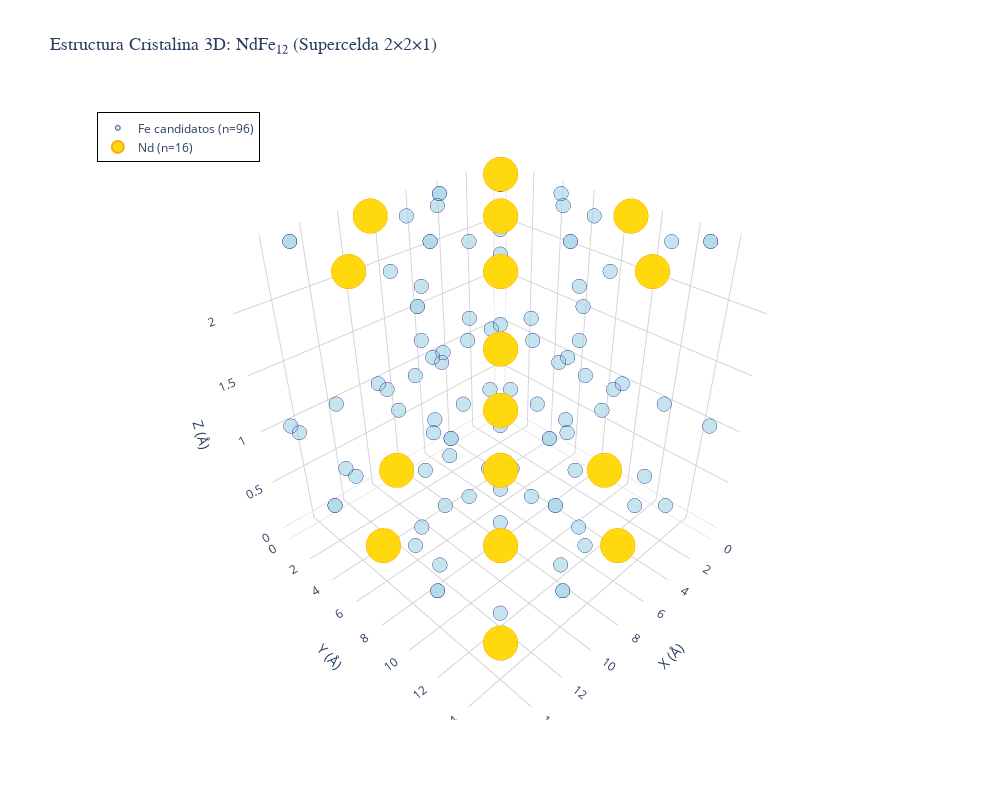

The code cell stored with this chart in its notebook:
### Markdown cell above
---
## Sección 2: Visualización de Estructura Cristalina Inicial

### Code cell
# Visualización 3D interactiva de la estructura cristalina completa
fig = go.Figure()

# Añadir átomos de Fe candidatos (azul claro)
fig.add_trace(go.Scatter3d(
    x=Fe_candidate_positions[:, 0],
    y=Fe_candidate_positions[:, 1],
    z=Fe_candidate_positions[:, 2],
    mode='markers',
    name=f'Fe candidatos (n={len(Fe_candidate_positions)})',
    marker=dict(
        size=5,
        color='lightblue',
        opacity=0.7,
        line=dict(color='navy', width=1)
    ),
    hovertemplate='<b>Fe</b><br>X: %{x:.3f} Å<br>Y: %{y:.3f} Å<br>Z: %{z:.3f} Å<extra></extra>'
))

# Añadir átomos de Nd (dorado)
fig.add_trace(go.Scatter3d(
    x=Nd_positions[:, 0],
    y=Nd_positions[:, 1],
    z=Nd_positions[:, 2],
    mode='markers',
    name=f'Nd (n={len(Nd_positions)})',
    marker=dict(
        size=12,
        color='gold',
        opacity=0.95,
        line=dict(color='orange', width=2)
    ),
    hovertemplate='<b>Nd</b><br>X: %{x:.3f} Å<br>Y: %{y:.3f} Å<br>Z: %{z:.3f} Å<extra></extra>'
))

# Configurar layout
fig.update_layout(
    title=dict(
        text='Estructura Cristalina 3D: NdFe₁₂ (Supercelda 2×2×1)',
        font=dict(size=18, family='Arial')
    ),
    scene=dict(
        xaxis=dict(title='X (Å)', backgroundcolor='white', gridcolor='lightgray'),
        yaxis=dict(title='Y (Å)', backgroundcolor='white', gridcolor='lightgray'),
        zaxis=dict(title='Z (Å)', backgroundcolor='white', gridcolor='lightgray'),
        aspectmode='cube'
    ),
    width=1000,
    height=800,
    showlegend=True,
    legend=dict(
        x=0.02,
        y=0.98,
        bgcolor='rgba(255,255,255,0.9)',
        bordercolor='black',
        borderwidth=1
    ),
    hovermode='closest'
)

fig.show()

# Estadísticas de la estructura
print("\n📊 Estadísticas de la Estructura Cristalina:")
print(f"   Rango X: [{Fe_candidate_positions[:, 0].min():.3f}, {Fe_candidate_positions[:, 0].max():.3f}] Å")
print(f"   Rango Y: [{Fe_candidate_positions[:, 1].min():.3f}, {Fe_candidate_positions[:, 1].max():.3f}] Å")
print(f"   Rango Z: [{Fe_candidate_positions[:, 2].min():.3f}, {Fe_candidate_positions[:, 2].max():.3f}] Å")

# Centroide del sistema
all_positions_temp = np.vstack([Fe_candidate_positions, Nd_positions])
centroid = all_positions_temp.mean(axis=0)
print(f"   Centroide: ({centroid[0]:.3f}, {centroid[1]:.3f}, {centroid[2]:.3f}) Å")

### Figure 1 — Plotly figure (JSON) as saved in the notebook; plotly's stock layout.template omitted (floating-point values rounded to 4 significant figures)
{"data": [{"hovertemplate": "<b>Fe</b><br>X: %{x:.3f} Å<br>Y: %{y:.3f} Å<br>Z: %{z:.3f} Å<extra></extra>", "marker": {"color": "lightblue", "line": {"color": "navy", "width": 1}, "opacity": 0.7, "size": 5}, "mode": "markers", "name": "Fe candidatos (n=96)", "type": "scatter3d", "x": [2.503, 6.089, 8.592, 0.0, 11.09, 1.793, 12.89, 4.296, 6.089, 2.503, 8.592, 0.0, 1.793, 11.09, 12.89, 4.296, 4.296, 12.89, 8.592, 0.0, 8.592, 0.0, 12.89, 4.296, 4.296, 12.89, 8.592, 0.0, 8.592, 0.0, 12.89, 4.296, 5.484, 11.7, 1.206, 7.398, 7.398, 1.206, 11.7, 5.484, 11.7, 5.484, 7.398, 1.206, 1.206, 7.398, 5.484, 11.7, 15.39, 10.39, 6.807, 1.793, 10.39, 1.793, 6.807, 15.39, 1.793, 6.807, 15.39, 11.09, 6.089, 11.09, 2.503, 6.807, 11.09, 6.089, 2.503, 10.39, 15.39, 10.39, 6.807, 2.503, 15.39, 6.089, 12.89, 4.296, 12.89, 4.296, 4.296, 12.89, 8.592, 0.0, 8.592, 0.0, 12.89, 4.296, 1.206, 7.398, 5.484, 11.7, 11.7, 5.484, 7.398, 1.206, 1.206, 7.398], "y": [8.592, 0.0, 2.503, 6.089, 4.296, 12.89, 11.09, 1.793, 8.592, 0.0, 6.089, 2.503, 4.296, 12.89, 1.793, 11.09, 0.0, 8.592, 4.296, 12.89, 12.89, 4.296, 0.0, 8.592, 8.592, 0.0, 12.89, 4.296, 4.296, 12.89, 8.592, 0.0, 5.484, 11.7, 11.7, 1.206, 1.206, 11.7, 11.7, 5.484, 5.484, 11.7, 7.398, 1.206, 1.206, 7.398, 11.7, 5.484, 6.089, 1.793, 11.09, 6.807, 11.09, 15.39, 1.793, 6.807, 10.39, 6.089, 1.793, 6.807, 1.793, 10.39, 6.807, 2.503, 15.39, 6.807, 10.39, 2.503, 11.09, 6.089, 15.39, 1.793, 2.503, 10.39, 8.592, 0.0, 0.0, 8.592, 8.592, 0.0, 12.89, 4.296, 4.296, 12.89, 8.592, 0.0, 7.398, 11.7, 1.206, 7.398, 7.398, 1.206, 11.7, 7.398, 5.484, 5.484], "z": [1.202, 1.202, 1.202, 1.202, 1.202, 1.202, 1.202, 1.202, 1.202, 1.202, 1.202, 1.202, 1.202, 1.202, 1.202, 1.202, 0.0, 0.0, 0.0, 0.0, 0.0, 0.0, 0.0, 0.0, 2.404, 2.404, 2.404, 2.404, 2.404, 2.404, 2.404, 2.404, 0.0, 0.0, 0.0, 0.0, 2.404, 2.404, 2.404, 2.404, 2.404, 2.404, 2.404, 2.404, 0.0, 0.0, 0.0, 0.0, 1.202, 1.202, 1.202, 1.202, 1.202, 1.202, 1.202, 1.202, 1.202, 1.202, 1.202, 1.202, 1.202, 1.202, 1.202, 1.202, 1.202, 1.202, 1.202, 1.202, 1.202, 1.202, 1.202, 1.202, 1.202, 1.202, 2.404, 0.0, 2.404, 0.0, 2.404, 0.0, 0.0, 0.0, 2.404, 2.404, 0.0, 2.404, 2.404, 2.404, 2.404, 2.404, 0.0, 0.0, 0.0, 0.0, 2.404, 2.404]}, {"hovertemplate": "<b>Nd</b><br>X: %{x:.3f} Å<br>Y: %{y:.3f} Å<br>Z: %{z:.3f} Å<extra></extra>", "marker": {"color": "gold", "line": {"color": "orange", "width": 2}, "opacity": 0.95, "size": 12}, "mode": "markers", "name": "Nd (n=16)", "type": "scatter3d", "x": [8.592, 0.0, 8.592, 0.0, 12.89, 4.296, 12.89, 4.296, 4.296, 12.89, 4.296, 12.89, 0.0, 8.592, 0.0, 8.592], "y": [8.592, 8.592, 0.0, 0.0, 4.296, 4.296, 12.89, 12.89, 12.89, 12.89, 4.296, 4.296, 0.0, 0.0, 8.592, 8.592], "z": [0.0, 2.404, 2.404, 0.0, 0.0, 2.404, 2.404, 0.0, 2.404, 0.0, 0.0, 2.404, 2.404, 0.0, 0.0, 2.404]}], "layout": {"height": 800, "hovermode": "closest", "legend": {"bgcolor": "rgba(255,255,255,0.9)", "bordercolor": "black", "borderwidth": 1, "x": 0.02, "y": 0.98}, "scene": {"aspectmode": "cube", "xaxis": {"backgroundcolor": "white", "gridcolor": "lightgray", "title": {"text": "X (Å)"}}, "yaxis": {"backgroundcolor": "white", "gridcolor": "lightgray", "title": {"text": "Y (Å)"}}, "zaxis": {"backgroundcolor": "white", "gridcolor": "lightgray", "title": {"text": "Z (Å)"}}}, "showlegend": true, "title": {"font": {"family": "Arial", "size": 18}, "text": "Estructura Cristalina 3D: NdFe₁₂ (Supercelda 2×2×1)"}, "width": 1000}}
